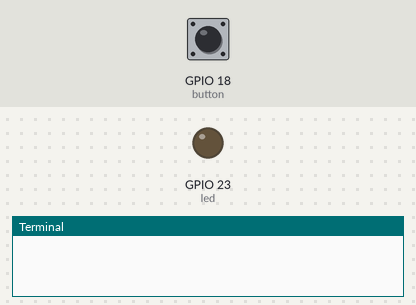
A program run on a simulated Raspberry Pi (BCM pin numbers). Parts: output pins drawn as LEDs (lit = HIGH), the last lines printed to the terminal. Dashed ring = blinking. The test bench sets the inputs (shaded band); at power-on: GPIO 18 (button) HIGH.

Above: at 1.2 s.
1.3 s: GPIO 18 (button) pulled LOW for 0.15 s
At 2.1 s:
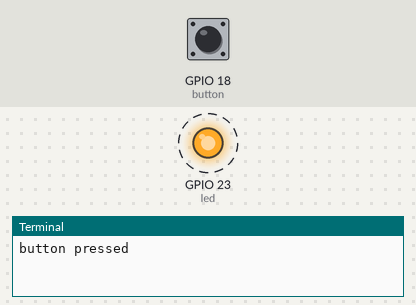
Timing chart, 0 to 10.4 s (numbered marks = the images above; inputs shaded):
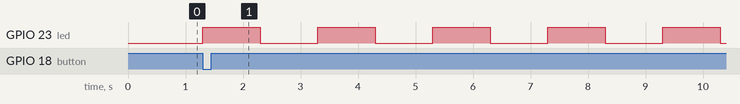

Measured:
- after the input at 1.3 s, GPIO 23 (led): alternates HIGH for 1.0 s and LOW for 1.0 s, starting at once

The program:

blinking18.py
```python
import RPi.GPIO as GPIO
import time

GPIO.setmode(GPIO.BCM)
GPIO.setwarnings(False)

led = 23
button = 18

GPIO.setup(led, GPIO.OUT)
GPIO.setup(button, GPIO.IN, GPIO.PUD_UP)

while True:
    if not GPIO.input(button):
        print("button pressed")
        break

i = 0
while i < 10:
    GPIO.output(led, 1)
    time.sleep(1)
    GPIO.output(led, 0)
    time.sleep(1)
    i += 1
GPIO.cleanup()
```
